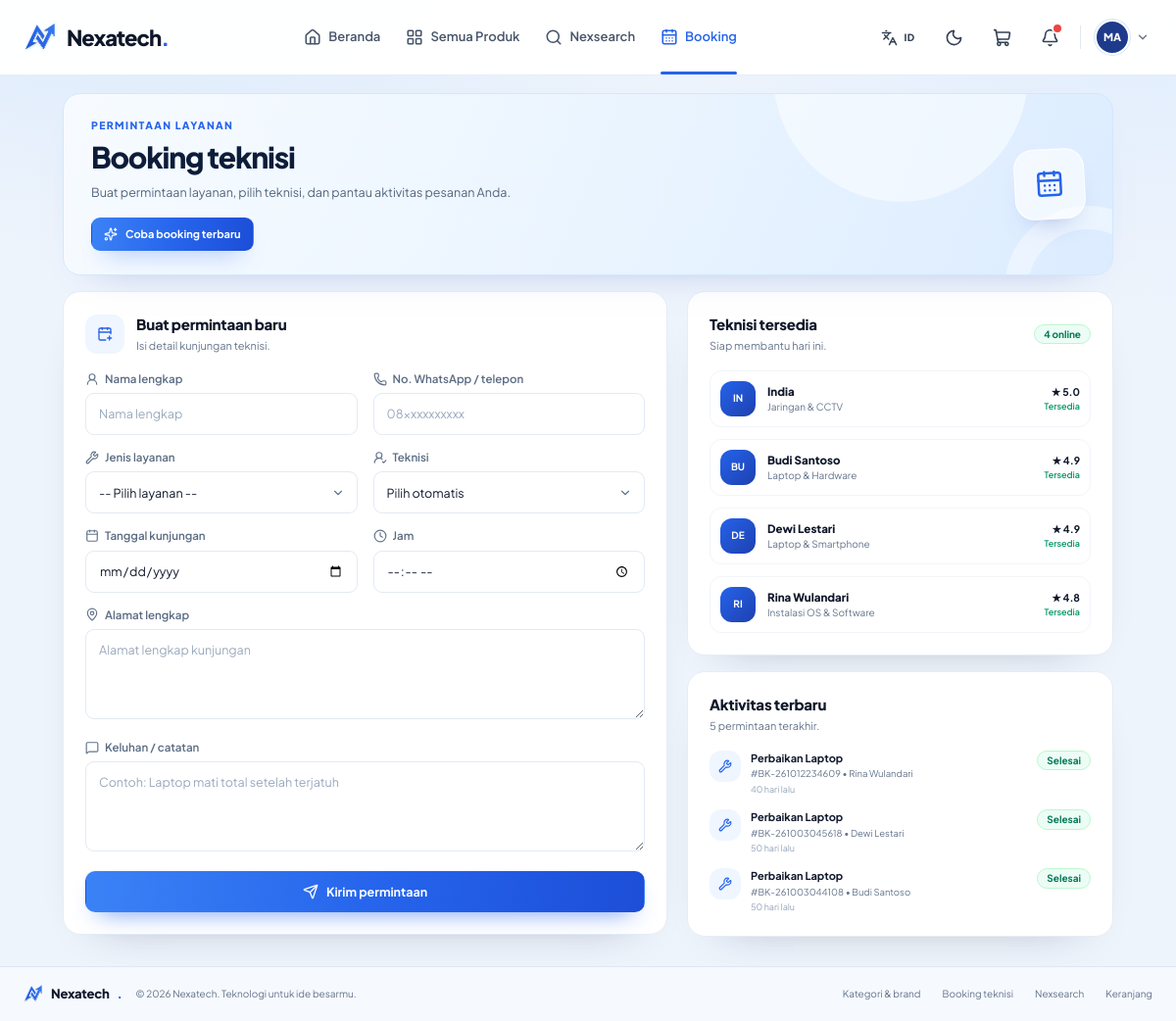
Screenshot of /views/technician_booking.php (signed in) with the database file from the repository.
### tables this page shows
CREATE TABLE `technicians` (
  `technician_id` int NOT NULL AUTO_INCREMENT,
  `technician_name` varchar(100) NOT NULL,
  `specialty` varchar(100) DEFAULT NULL,
  `photo_url` varchar(500) DEFAULT NULL,
  `phone` varchar(20) DEFAULT NULL,
  `rating` decimal(2,1) DEFAULT '5.0',
  `status` varchar(20) DEFAULT 'tersedia',
  PRIMARY KEY (`technician_id`)
);

CREATE TABLE `bookings` (
  `booking_id` int NOT NULL AUTO_INCREMENT,
  `no_booking` varchar(30) NOT NULL,
  `customer_name` varchar(100) NOT NULL,
  `phone` varchar(20) NOT NULL,
  `service_id` int NOT NULL,
  `technician_id` int DEFAULT NULL,
  `address` text NOT NULL,
  `tanggal` date NOT NULL,
  `jam` time NOT NULL,
  `keluhan` text,
  `status` varchar(20) DEFAULT 'Menunggu',
  `created_at` datetime DEFAULT CURRENT_TIMESTAMP,
  PRIMARY KEY (`booking_id`),
  KEY `service_id` (`service_id`),
  KEY `technician_id` (`technician_id`),
  CONSTRAINT `bookings_ibfk_1` FOREIGN KEY (`service_id`) REFERENCES `services` (`service_id`),
  CONSTRAINT `bookings_ibfk_2` FOREIGN KEY (`technician_id`) REFERENCES `technicians` (`technician_id`) ON DELETE SET NULL
);

CREATE TABLE `services` (
  `service_id` int NOT NULL AUTO_INCREMENT,
  `service_name` varchar(150) NOT NULL,
  `base_price` decimal(12,2) NOT NULL,
  `description` text,
  PRIMARY KEY (`service_id`) USING BTREE
);

### views/technician_booking.php (the view, shortened to what this page needs)
<?php
require_once __DIR__ . "/../config/database.php";
require_once __DIR__ . "/../components/landing/layout.php";
$teknisi = [];
$q = mysqli_query($conn, "SELECT * FROM technicians WHERE status = 'tersedia' ORDER BY rating DESC");
while ($row = mysqli_fetch_assoc($q)) {
    $teknisi[] = $row;
}
$aktivitas = [];
$q = mysqli_query($conn, "SELECT b.no_booking, b.status, b.created_at, s.service_name, t.technician_name
                          FROM bookings b
                          LEFT JOIN services s    ON b.service_id    = s.service_id
                          LEFT JOIN technicians t ON b.technician_id = t.technician_id
                          ORDER BY b.created_at DESC
                          LIMIT 5");
while ($row = mysqli_fetch_assoc($q)) {
    $aktivitas[] = $row;
}
function time_ago($waktu) {
    $selisih = time() - strtotime($waktu);
    return floor($selisih / 86400) . " hari lalu";
}
$badge_status = [
    'Menunggu'     => 'th-badge-amber',
    'Dikonfirmasi' => 'th-badge-blue',
    'Selesai'      => 'th-badge-green',
    'Dibatalkan'   => 'th-badge-slate'
];
page_start("Booking Teknisi - Nexatech");
?>
<div class="page-wrap page-wrap-narrow">
    <section class="page-hero reveal" aria-labelledby="booking-title">
        <div class="page-hero-copy">
            <p class="page-eyebrow">Service Request</p>
            <h1 id="booking-title" class="page-title">Booking teknisi</h1>
            <p class="page-subtitle">Buat permintaan layanan, pilih teknisi, dan pantau aktivitas pesanan Anda.</p>
            <div class="page-hero-actions">
                <a href="/PWL-SAS/pages/technician/" class="th-btn th-btn-primary th-btn-sm">
                    <i data-lucide="sparkles" class="w-3.5 h-3.5"></i>
                    Coba booking terbaru
                </a>
            </div>
        </div>
        <span class="page-hero-icon" aria-hidden="true"><i data-lucide="calendar-days"></i></span>
    </section>
    <div class="grid grid-cols-1 gap-5 lg:grid-cols-12 lg:items-start">
        <form action="../actions/booking.php" method="POST" class="lg:col-span-7 th-card th-card-pad">
            <div class="th-card-head">
                <div class="flex items-center gap-3">
                    <span class="flex h-10 w-10 items-center justify-center rounded-xl bg-brand-50 text-brand-600">
                        <i data-lucide="calendar-plus" class="w-4 h-4"></i>
                    </span>
                    <div>
                        <h2 class="th-card-title">Buat permintaan baru</h2>
                        <p class="th-card-sub">Isi detail kunjungan teknisi.</p>
                    </div>
                </div>
            </div>
            <div class="th-form-grid">
                <div>
                    <label for="nama" class="th-label"><i data-lucide="user-round"></i> Nama lengkap</label>
                    <input type="text" id="nama" name="nama" required class="th-input" placeholder="Nama lengkap">
                </div>
                <div>
                    <label for="telepon" class="th-label"><i data-lucide="phone"></i> No. WhatsApp / telepon</label>
                    <input type="text" id="telepon" name="telepon" required placeholder="08xxxxxxxxxx" class="th-input">
                </div>
                <div>
                    <label for="service_id" class="th-label"><i data-lucide="wrench"></i> Jenis layanan</label>
                    <select name="service_id" id="service_id" required class="th-select">
                        <option value="">-- Pilih layanan --</option>
                    </select>
                </div>
                <div>
                    <label for="technician_id" class="th-label"><i data-lucide="user-round-check"></i> Teknisi</label>
                    <select name="technician_id" id="technician_id" class="th-select">
                        <option value="0">Pilih otomatis</option>
                    </select>
                </div>
                <div>
                    <label for="tanggal" class="th-label"><i data-lucide="calendar"></i> Tanggal kunjungan</label>
                    <input type="date" id="tanggal" name="tanggal" required min="<?php echo date('Y-m-d'); ?>" class="th-input">
                </div>
                <div>
                    <label for="jam" class="th-label"><i data-lucide="clock"></i> Jam</label>
                    <input type="time" id="jam" name="jam" required class="th-input">
                </div>
                <div class="th-field-full">
                    <label for="alamat" class="th-label"><i data-lucide="map-pin"></i> Alamat lengkap</label>
                    <textarea name="alamat" id="alamat" required class="th-textarea" placeholder="Alamat lengkap kunjungan"></textarea>
                </div>
                <div class="th-field-full">
                    <label for="keluhan" class="th-label"><i data-lucide="message-square"></i> Keluhan / catatan</label>
                    <textarea name="keluhan" id="keluhan" class="th-textarea" placeholder="Contoh: Laptop mati total setelah terjatuh"></textarea>
                </div>
                <div class="th-field-full">
                    <button type="submit" class="th-btn th-btn-primary th-btn-full">
                        <i data-lucide="send" class="w-4 h-4"></i>
                        Kirim permintaan
                    </button>
                </div>
            </div>
        </form>
        <aside class="lg:col-span-5 space-y-4">
            <section class="th-card th-card-pad">
                <div class="th-card-head">
                    <div>
                        <h2 class="th-card-title">Teknisi tersedia</h2>
                        <p class="th-card-sub">Siap membantu hari ini.</p>
                    </div>
                    <span class="th-badge th-badge-green"><?php echo count($teknisi); ?> online</span>
                </div>
                <div class="space-y-3">
                    <?php foreach ($teknisi as $t) { ?>
                        <div class="flex items-center gap-3 rounded-xl border border-slate-100 p-2.5">
                            <div class="flex h-9 w-9 shrink-0 items-center justify-center rounded-xl bg-gradient-to-br from-brand-600 to-brand-800 text-[10px] font-bold text-white">
                                <?php echo htmlspecialchars(strtoupper(substr($t['technician_name'], 0, 2))); ?>
                            </div>
                            <div class="min-w-0 flex-1">
                                <p class="truncate text-[11.5px] font-extrabold text-slate-900"><?php echo htmlspecialchars($t['technician_name']); ?></p>
                                <p class="truncate text-[10px] text-slate-500"><?php echo htmlspecialchars($t['specialty']); ?></p>
                            </div>
                            <div class="shrink-0 text-right">
                                <p class="text-[10.5px] font-bold text-slate-900">&#9733; <?php echo htmlspecialchars($t['rating']); ?></p>
                                <p class="text-[9px] font-semibold text-emerald-600">Tersedia</p>
                            </div>
                        </div>
                    <?php } ?>
                </div>
            </section>
            <section class="th-card th-card-pad">
                <div class="th-card-head">
                    <div>
                        <h2 class="th-card-title">Aktivitas terbaru</h2>
                        <p class="th-card-sub">5 permintaan terakhir.</p>
                    </div>
                </div>
                <div class="space-y-3.5">
                    <?php foreach ($aktivitas as $a) { ?>
                        <div class="flex gap-2.5">
                            <span class="flex h-8 w-8 shrink-0 items-center justify-center rounded-xl bg-brand-50 text-brand-600">
                                <i data-lucide="wrench" class="w-3.5 h-3.5"></i>
                            </span>
                            <div class="min-w-0 flex-1">
                                <p class="truncate text-[11px] font-bold text-slate-900"><?php echo htmlspecialchars($a['service_name']); ?></p>
                                <p class="truncate text-[9.5px] text-slate-500">
                                    #<?php echo htmlspecialchars($a['no_booking']); ?>
                                    &bull; <?php echo htmlspecialchars($a['technician_name'] ?: 'Belum ada teknisi'); ?>
                                </p>
                                <p class="mt-0.5 text-[9px] text-slate-400"><?php echo time_ago($a['created_at']); ?></p>
                            </div>
                            <span class="th-badge <?php echo $badge_status[$a['status']] ?? 'th-badge-slate'; ?> self-start">
                                <?php echo htmlspecialchars($a['status']); ?>
                            </span>
                        </div>
                    <?php } ?>
                </div>
            </section>
        </aside>
    </div>
</div>
<?php page_end(); ?>

### components/landing/layout.php (shortened to what this page needs)
<?php
function page_start($pageTitle = "Nexatech", $extraHead = "") {
?>
<!DOCTYPE html>
<html lang="id">
<head>
    <script src="https://cdn.tailwindcss.com"></script>
    <link rel="stylesheet" href="/PWL-SAS/assets/css/theme.css?v=<?php echo filemtime(__DIR__ . '/../../assets/css/theme.css'); ?>">
</head>
<body class="min-h-screen antialiased flex flex-col">
<?php include __DIR__ . "/header.php"; ?>
<main class="flex-1 w-full">
<?php
}
function page_end($extraScripts = "") {
?>
</main>
<?php include __DIR__ . "/footer.php"; ?>
</body>
</html>
<?php
}
?>

### components/landing/header.php (shortened to what this page needs)
<?php
$activeNav = $GLOBALS['activeNav'] ?? '';
$nama_login  = trim($_SESSION['nama'] ?? '');
$inisial_login = $nama_login !== '' ? strtoupper(substr($nama_login, 0, 2)) : 'TH';
$navActive = function ($key) use ($activeNav) {
    return $activeNav === $key ? ' nav-link-active' : '';
};
?>
<header class="site-header">
    <div class="header-inner">
        <a href="/PWL-SAS/mainpage.php" class="brand" aria-label="Nexatech - Beranda">
            <img src="/PWL-SAS/assets/img/logo.svg" alt="" class="brand-logo" width="34" height="31">
            <span class="brand-text">Nexatech<span>.</span></span>
        </a>
        <nav class="main-nav" aria-label="Navigasi utama">
            <a href="/PWL-SAS/mainpage.php" class="nav-link<?php echo $navActive('home'); ?>">
                <i data-lucide="house" class="nav-icon"></i>
                <span>Homepage</span>
            </a>
            <a href="/PWL-SAS/pages/categories/index.php" class="nav-link<?php echo $navActive('products'); ?>">
                <i data-lucide="layout-grid" class="nav-icon"></i>
                <span>All Product</span>
            </a>
            <a href="/PWL-SAS/views/recommendations.php" class="nav-link<?php echo $navActive('nexsearch'); ?>">
                <i data-lucide="search" class="nav-icon"></i>
                <span>Nexsearch</span>
            </a>
            <a href="/PWL-SAS/pages/technician/" class="nav-link<?php echo $navActive('booking'); ?>">
                <i data-lucide="calendar-days" class="nav-icon"></i>
                <span>Booking</span>
            </a>
        </nav>
        <div class="header-actions">
            <button type="button" class="lang-btn header-tool" data-lang-toggle aria-label="Ganti bahasa" title="Ganti bahasa">
                <i data-lucide="languages" class="w-[17px] h-[17px]"></i>
                <span class="lang-btn-label" data-lang-label data-i18n-skip>ID</span>
            </button>
            <button type="button" class="icon-btn header-tool theme-toggle" data-theme-toggle aria-label="Aktifkan mode gelap" aria-pressed="false" title="Mode gelap">
                <i data-lucide="moon" class="theme-icon-moon w-[19px] h-[19px]"></i>
            </button>
            <a href="/PWL-SAS/views/cart.php"
               class="icon-btn<?php echo $activeNav === 'cart' ? ' is-active' : ''; ?>"
               title="Keranjang"
               aria-label="Keranjang">
                <i data-lucide="shopping-cart" class="w-[19px] h-[19px]"></i>
            </a>
            <div class="relative">
                <button type="button" id="notif-btn" class="icon-btn" aria-label="Notifikasi" aria-expanded="false">
                    <i data-lucide="bell" class="w-[19px] h-[19px]"></i>
                    <span class="notif-dot" aria-hidden="true"></span>
                </button>
            </div>
            <div class="relative">
                <button type="button" id="profile-btn" class="profile-btn" aria-label="Menu akun" aria-expanded="false">
                    <span class="profile-fallback" style="display:grid"><?php echo htmlspecialchars($inisial_login); ?></span>
                    <i data-lucide="chevron-down" class="profile-chevron"></i>
                </button>
            </div>
        </div>
    </div>
</header>

### components/landing/footer.php (shortened to what this page needs)
<footer class="site-footer">
    <div class="footer-inner">
        <div class="footer-brand">
            <a href="/PWL-SAS/mainpage.php" class="footer-logo">
                <img src="/PWL-SAS/assets/img/logo.svg" alt="" class="footer-logo-mark" width="20" height="18">
                Nexatech<span>.</span>
            </a>
            <span class="footer-copy">&copy; <?php echo date('Y'); ?> Nexatech. Teknologi untuk ide besarmu.</span>
        </div>
        <div class="footer-links">
            <a href="/PWL-SAS/pages/categories/index.php">Kategori &amp; brand</a>
            <a href="/PWL-SAS/pages/technician/">Booking teknisi</a>
            <a href="/PWL-SAS/views/recommendations.php">Nexsearch</a>
            <a href="/PWL-SAS/views/cart.php">Keranjang</a>
        </div>
    </div>
</footer>

### rows the page displays
technicians: technician_name "IN", technician_name "India", specialty "Jaringan & CCTV", rating "5.0"
technicians: technician_name "BU", technician_name "Budi Santoso", specialty "Laptop & Hardware", rating "4.9"
technicians: technician_name "DE", technician_name "Dewi Lestari", specialty "Laptop & Smartphone", rating "4.9"
technicians: technician_name "RI", technician_name "Rina Wulandari", specialty "Instalasi OS & Software", rating "4.8"
bookings: service.service_name "Perbaikan Laptop", no_booking "BK-261012234609", technician.technician_name "Rina Wulandari", created_at "40 hari lalu", status "Selesai"
bookings: service.service_name "Perbaikan Laptop", no_booking "BK-261003045618", technician.technician_name "Dewi Lestari", created_at "50 hari lalu", status "Selesai"
bookings: service.service_name "Perbaikan Laptop", no_booking "BK-261003044108", technician.technician_name "Budi Santoso", created_at "50 hari lalu", status "Selesai"

### other values shown
$inisial_login "MA"
count($teknisi) "4"
